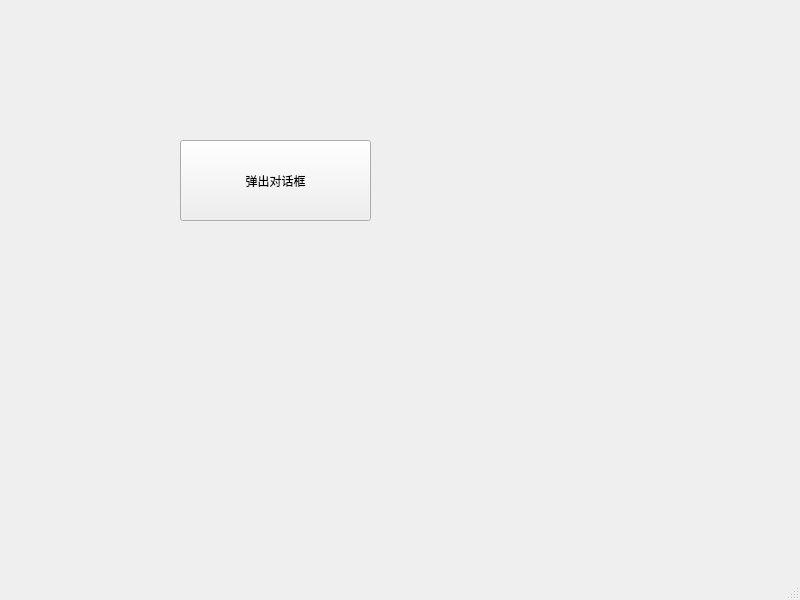
<?xml version="1.0" encoding="UTF-8"?>
<ui version="4.0">
 <class>MainWindow</class>
 <widget class="QMainWindow" name="MainWindow">
  <property name="geometry">
   <rect>
    <x>0</x>
    <y>0</y>
    <width>800</width>
    <height>600</height>
   </rect>
  </property>
  <property name="windowTitle">
   <string>MainWindow</string>
  </property>
  <widget class="QWidget" name="centralwidget">
   <widget class="QPushButton" name="pushButton">
    <property name="geometry">
     <rect>
      <x>180</x>
      <y>140</y>
      <width>191</width>
      <height>81</height>
     </rect>
    </property>
    <property name="text">
     <string>弹出对话框</string>
    </property>
   </widget>
  </widget>
  <widget class="QMenuBar" name="menubar">
   <property name="geometry">
    <rect>
     <x>0</x>
     <y>0</y>
     <width>800</width>
     <height>18</height>
    </rect>
   </property>
  </widget>
  <widget class="QStatusBar" name="statusbar"/>
 </widget>
 <resources/>
 <connections/>
</ui>
